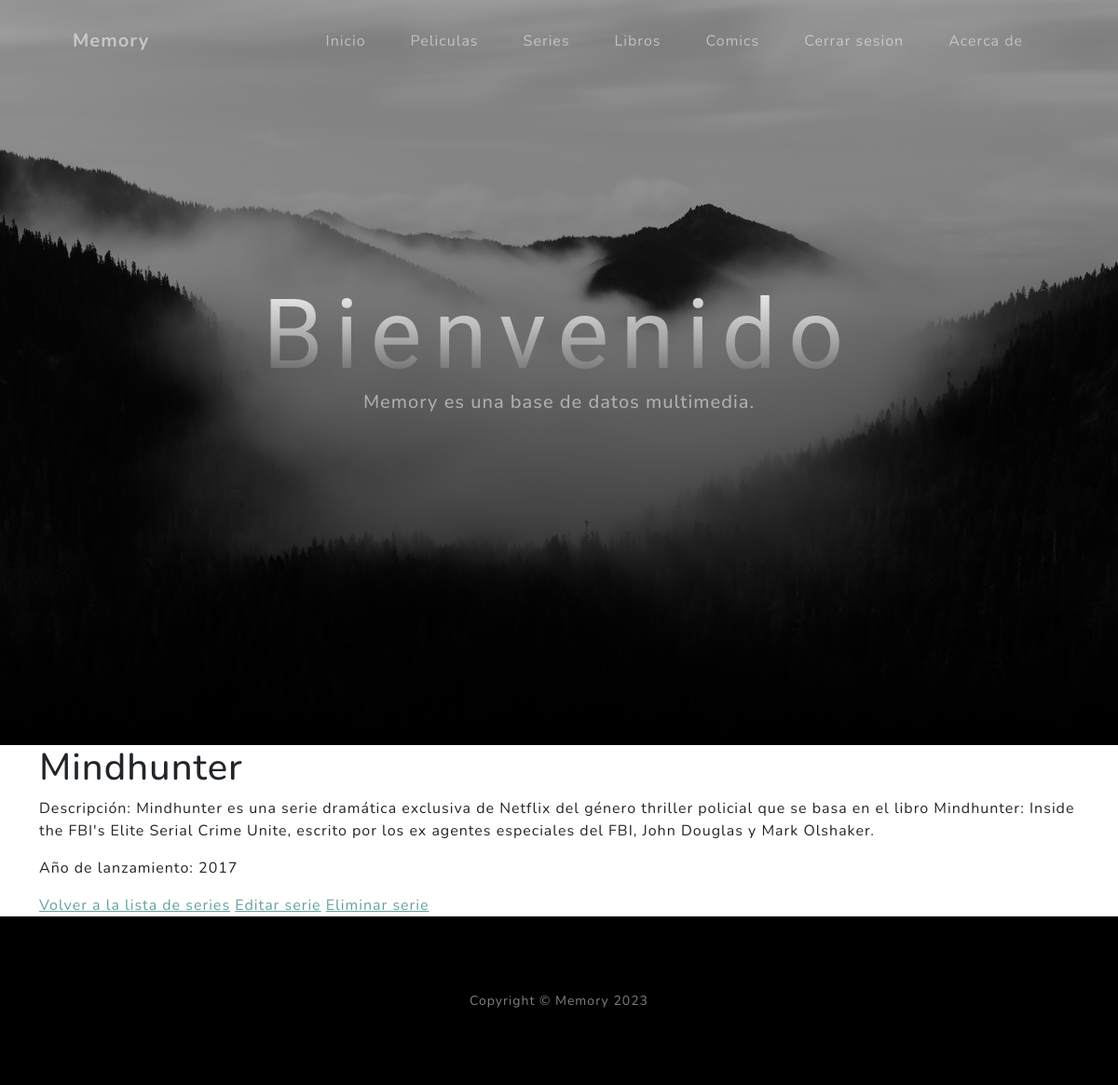
Page /series/2/ (signed in) on the committed database.
### core/models.py (models this page shows, shortened)
class Series(models.Model):
    title = models.CharField(max_length=200)
    description = models.TextField()
    release_year = models.IntegerField()
    class Meta:
        verbose_name = _('series')
        verbose_name_plural = _('series')

### core/views.py (the view)
# urls.py: path('series/<int:pk>/', views.series_detail, name='series_detail'),
@login_required
def series_detail(request, pk):
    series = get_object_or_404(Series, pk=pk)
    return render(request, 'core/series_detail.html', {'series': series})

### core/templates/core/series_detail.html (shortened to what this page needs)
{% extends 'core/base.html' %}
{% block content %}
    <h1>{{ series.title }}</h1>
    <p>Descripción: {{ series.description }}</p>
    <p>Año de lanzamiento: {{ series.release_year }}</p>
    <a href="{% url 'series_list' %}">Volver a la lista de series</a>
    <a href="{% url 'series_update' pk=series.pk %}">Editar serie</a>
    <a href="{% url 'series_delete' pk=series.pk %}">Eliminar serie</a>
{% endblock %}

### rows in the picture
Series: title "Mindhunter", description "Mindhunter es una serie dramática exclusiva de Netflix del género thriller policial que se basa en el libro Mindhunter: Inside the FBI's Elite Serial Crime Unite, escrito por los ex agentes especiales del FBI, John Douglas y Mark Olshaker.", release_year "2017"
